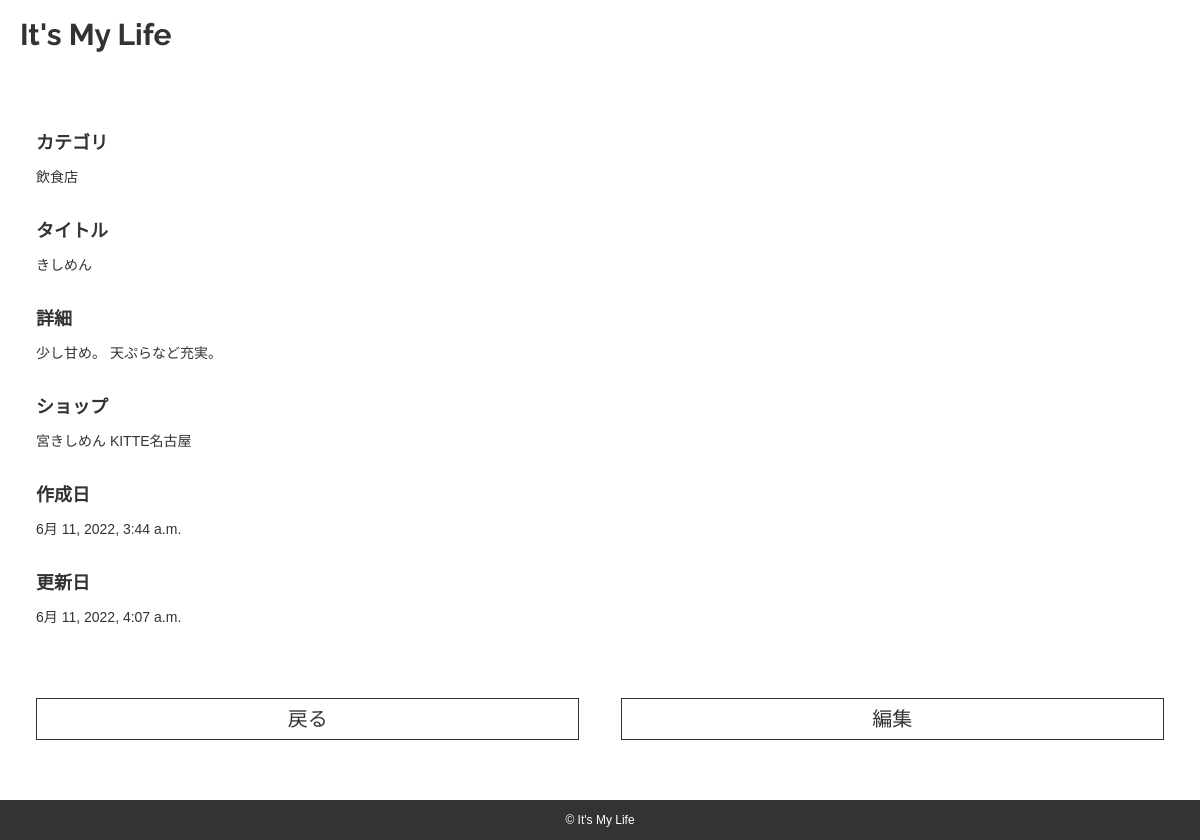
Before: /foods/food/11 with the older database file.
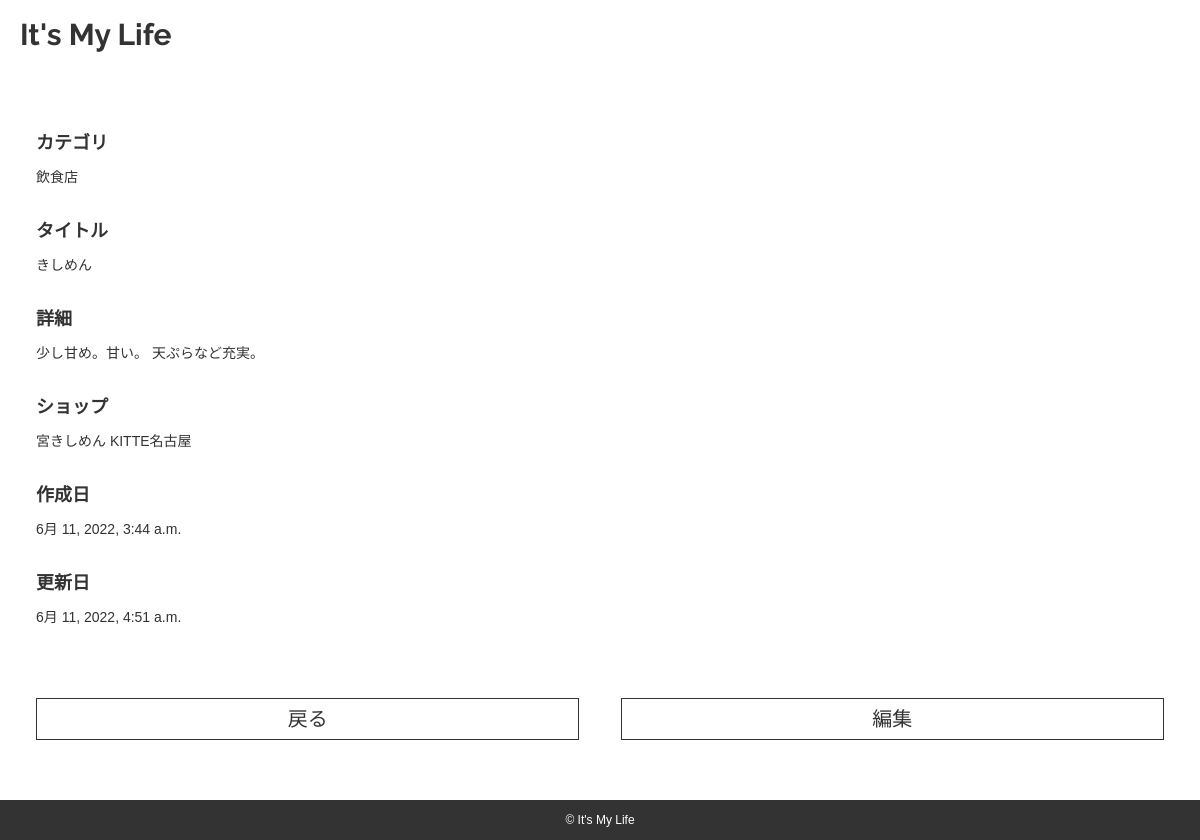
After: the same page with the newer database file.
### foods/models.py (models this page shows, shortened)
class Food(models.Model):
    title = models.CharField(max_length=100)
    desc = models.TextField(null=True, blank=True)
    category = models.ForeignKey(Category, on_delete=models.SET_NULL, null=True)
    shop = models.ManyToManyField(Shop)
    created_at = models.DateTimeField(auto_now_add=True)
    updated_at = models.DateTimeField(auto_now=True)

class Category(models.Model):
    name = models.CharField(max_length=30, null=True)
    def __str__(self):
        return self.name

class Shop(models.Model):
    name = models.CharField(max_length=100, null=True)
    def __str__(self):
        return self.name

### foods/views.py (the view)
# urls.py: path('food/<int:pk>', food_func, name='food'),
def food_func(request, pk):
    object = get_object_or_404(Food, pk=pk)
    return render(request, 'food.html', {'object': object})

### templates/food.html (shortened to what this page needs)
{% extends 'base.html' %}
{% load static %}
{% block content %}
    <article id="create" class="container">
        <form method="post" action="">
            <table>
                <tr>
                    <th>カテゴリ</th>
                    <td>{{ object.category }}</td>
                </tr>
                <tr>
                    <th>タイトル</th>
                    <td>{{ object.title }}</td>
                </tr>
                <tr>
                    <th>詳細</th>
                    <td>{{ object.desc }}</td>
                </tr>
                <tr>
                    <th>ショップ</th>
                    <td>
                        <ul>
                            {% for item in object.shop.all %}
                                <li>{{ item }}</li>
                            {% endfor %}
                        </ul>
                    </td>
                </tr>
                <tr>
                    <th>作成日</th>
                    <td>{{ object.created_at }}</td>
                </tr>
                <tr>
                    <th>更新日</th>
                    <td>{{ object.updated_at }}</td>
                </tr>
            </table>
            <div class="box_btn">
                <a class="button" href="javascript:history.back();">戻る</a>
                <a class="button" href="{% url 'update' object.pk %}">編集</a>
            </div>
        </form>
    </article>
{% endblock content %}

### templates/base.html (shortened to what this page needs)
<!DOCTYPE html>
<html lang="ja">
<head>
    {% load static %}
    <link rel="stylesheet" href="{% static 'css/styles.css' %}">
</head>
<body>
<header class="header">
    <a href="{% url 'index' %}" class="logo">
        <span class="in_text">It's My Life</span>
    </a>
</header>
{% block content %}
{% endblock content %}
<footer class="footer">
    <address id="copyright">
        &copy; It's My Life
    </address>
</footer>
</body>
</html>

### static/css/styles.css (style rules this page uses)
html, body, div, span, object, iframe, h1, h2, h3, h4, h5, h6, p, blockquote, pre, abbr, address, cite, code, del, dfn, em, img, ins, kbd, q, samp, small, strong, sub, sup, var, b, i, dl, dt, dd, ol, ul, li, fieldset, form, label, legend, table, caption, tbody, tfoot, thead, tr, th, td, article, aside, canvas, details, figcaption, figure, footer, header, hgroup, menu, nav, section, summary, time, mark, audio, video { margin: 0; padding: 0; border: 0; outline: 0; font-size: 100%; vertical-align: baseline; background: transparent; }
body { line-height: 1; }
article, aside, details, figcaption, figure, footer, header, hgroup, menu, nav, section { display: block; }
ul { list-style: none; }
a { margin: 0; padding: 0; font-size: 100%; vertical-align: baseline; background: transparent; }
address { font-style: normal; }
table { border-collapse: collapse; border-spacing: 0; }
body { color: #333; font-family: "游ゴシック", YuGothic, "Hiragino Kaku Gothic ProN", "ヒラギノ角ゴ ProN W3", Meiryo, メイリオ, sans-serif; font-size: 14px; word-wrap: break-word; -webkit-font-smoothing: subpixel-antialiased; -webkit-text-size-adjust: 100%; -ms-overflow-style: none; scrollbar-width: none; }
a { color: #333; text-decoration: none; }
.header { display: flex; display: -ms-flex; justify-content: space-between; align-items: center; padding: 20px; }
.header .logo .in_text { font-family: "Raleway", sans-serif; font-size: 30px; font-weight: 700; }
.container { width: 94vw; margin: 0 auto; padding: 60px 0 60px; }
#create table { width: 100%; line-height: 1.5; margin: 0 0 40px; }
#create table tr th { display: block; width: 100%; text-align: left; padding: 0 0 10px 0; font-size: 18px; }
#create table tr td { display: block; width: 100%; padding: 0 0 30px 0; }
.footer #copyright { color: white; font-size: 12px; text-align: center; background: #333; padding: 14px 0 14px; }
form .box_btn { display: flex; display: -ms-flex; justify-content: space-between; margin: 30px 0 0; }
form .box_btn button, form .box_btn .button { width: 48%; }
form button, form .button { text-decoration: none; color: #333; display: flex; display: -ms-flex; justify-content: center; align-items: center; width: 100%; height: 40px; border: 1px solid #333; font-size: 20px; font-weight: normal; background: none; cursor: pointer; transition: opacity 0.25s; }

Changed rows visible on the page:
changed Food "きしめん": desc "少し甘め。 天ぷらなど充実。" → "少し甘め。甘い。 天ぷらなど充実。"; updated_at "6月 11, 2022, 4:07 a.m." → "6月 11, 2022, 4:51 a.m."
